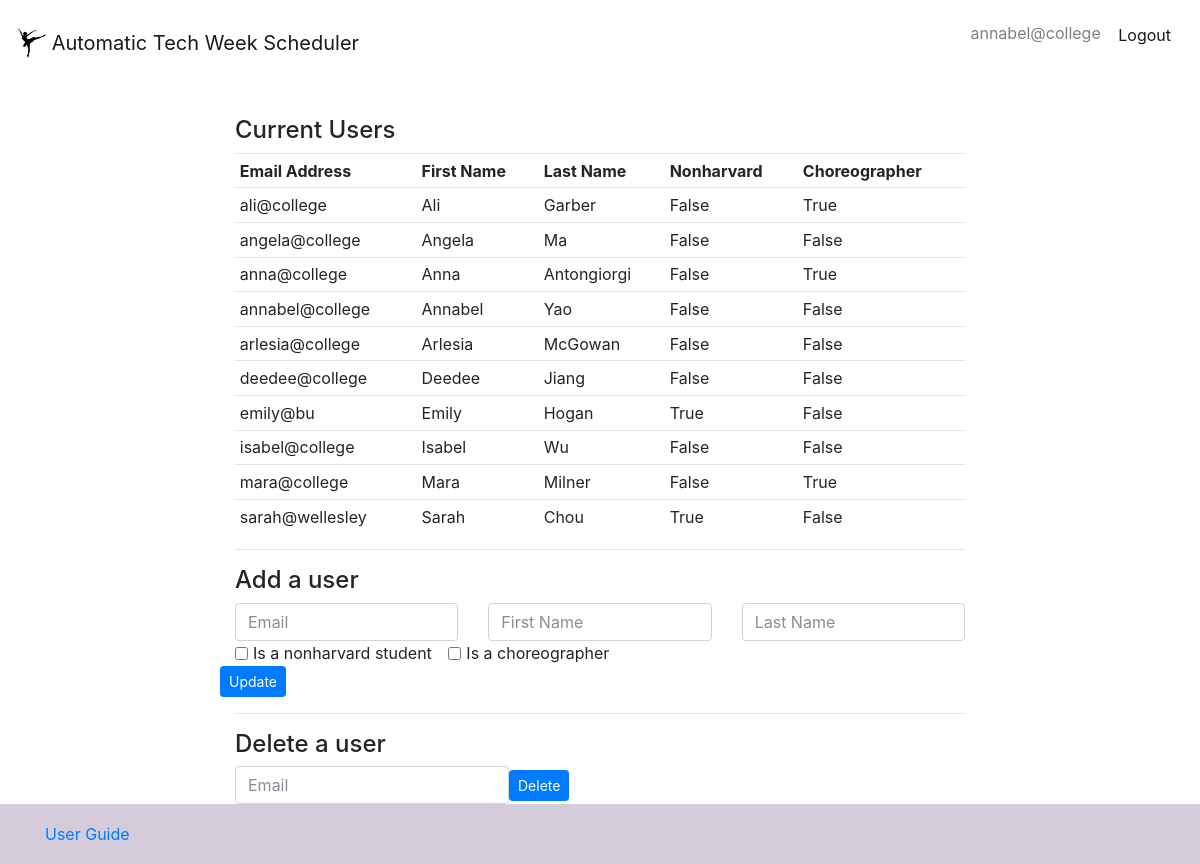
Screenshot of /add_users (signed in) with the database file from the repository.
### user_manager.py (models this page shows)
class _Dancer(_Base):
  __tablename__ = 'dancers'
  id = Column(Integer, primary_key=True)
  username = Column(String)
  firstname = Column(String)
  lastname = Column(String)
  availability = Column(String)
  password = Column(String)
  nonharvard = Column(Boolean)
  choreographer = Column(Boolean)
  dancers = Column(String)

### views.py (the view)
@app.route("/add_users", methods=['GET', 'POST'])
@login_required
def add_users():
  user_id = fk.request.cookies.get('user_id')
  if fk.request.method == 'POST':
    print (fk.request.form)
    if "update" in fk.request.form:
      print ('update in')
      user_data = {}
      user_data["firstname"] = fk.request.form["firstname"]
      user_data["lastname"]  = fk.request.form["lastname"]
      user_data["email"]  = fk.request.form["email"]
      if 'nonharvard' in fk.request.form:
        user_data['nonharvard'] = True
      else:
        user_data['nonharvard'] = False
      if 'choreographer' in fk.request.form:
        user_data['choreographer'] = True
      else:
        user_data['choreographer'] = False
      um.add_user(user_data)
      db_list = um.get_user_data_list()
      return fk.render_template('add_user.html', data_list = db_list, user_name=user_id)
  elif fk.request.method == 'GET':
    print ('fk get')
    db_list = um.get_user_data_list()
    return fk.render_template('add_user.html', data_list = db_list, user_name=user_id)

### user_manager.py (called while the page is built)
def is_valid_user(username):
  s = _session()
  try:
    user = s.query(_Dancer).filter_by(username=username).one()
  except:
    return False
  else:
    return True

def get_user_data_list():
  class Dummy:
    def __init__(self, username, firstname, lastname, nonharvard, choreographer, dancers, availability):
      self.username = username
      self.firstname = firstname
      self.lastname = lastname
      self.nonharvard = nonharvard
      self.choreographer = choreographer
      self.dancers = dancers
      self.availability = availability
  s = _session()
  q = s.query(_Dancer)
  db_list = []
  for u in q:
    if u.username != 'harvardballetcompany@gmail.com':
      db_list.append(Dummy(u.username, u.firstname, u.lastname, u.nonharvard, u.choreographer, u.dancers, u.availability))
  return sorted(db_list, key = lambda x: x.firstname)

### views.py (called while the page is built)
def login_required(f):
  @wraps(f)
  def wrapper(*args, **kwargs):
    name = fk.request.cookies.get('user_id')
    if not um.is_valid_user(name):
      return "You need to login first", 401
    else:
      return f(*args, **kwargs)
  return wrapper

### templates/add_user.html (shortened to what this page needs)
{% extends "base.html" %}
{% block content %}
    <h4>Current Users</h4>
    <div>
    <table class="table table-sm">
    <tr>
      <th scope="col"><fn>Email Address</fn></th>
      <th scope="col"><fn>First Name</fn></th>
      <th scope="col"><fn>Last Name</fn></th>
      <th scope="col"><fn> Nonharvard</fn></th>
      <th scope="col"><fn> Choreographer </fn></th>
     </tr>
      {% for d in data_list %}
        <tr>
          <td><fn>{{d.username}} </fn></td>
          <td><fn>{{d.firstname}} </fn></td>
          <td><fn>{{d.lastname}} </fn></td>
          <td><fn>{{d.nonharvard}} </fn></td>
          <td><fn>{{d.choreographer}} </fn></td>
        </tr>
      {% endfor %}
    </table>
  </div>
  <hr>
  <form action="/add_users", method="post">
    <h4> Add a user </h4>
    <div class="row">
      <div class="col">
        <input type="text" class="form-control" name="email" value="" placeholder="Email">
      </div>
      <div class="col">
        <input type="text" class="form-control" name="firstname" value="" placeholder="First Name">
      </div>
      <div class="col">
        <input type="text" class="form-control" name="lastname" value="" placeholder="Last Name">
      </div>
    </div>
    <div class="form-check form-check-inline">
      <input class="form-check-input" name = "nonharvard" type="checkbox" id="inlineCheckbox1" value="">
      <label class="form-check-label" for="inlineCheckbox1">Is a nonharvard student</label>
    </div>
    <div class="form-check form-check-inline">
      <input class="form-check-input" name = "choreographer" type="checkbox" id="inlineCheckbox2" value="">
      <label class="form-check-label" for="inlineCheckbox2">Is a choreographer</label>
    </div>
    <div class = "row">
      <input class="btn btn-primary btn-sm" type="submit" name="update" value="Update">
    </div>
  </form>
  <hr>
  <h4> Delete a user </h4>
  <form action="/delete_user", method="post" class="form-inline">
    <input type="text" class = "form-control" name="username" value="" placeholder="Email">
    <input class="btn btn-primary btn-sm" type="submit" value="Delete">
  </form>
{% endblock %}

### templates/base.html (shortened to what this page needs)
<!DOCTYPE html>
<html lang="en">
  <head>
    {% block head %}
    <link href="/static/css/bootstrap.min.css" rel="stylesheet">
    <link href="../static/custom_style.css" rel="stylesheet">
    {% endblock %}
  </head>
  <body>
    <nav class="navbar navbar-light bg-faded navbar-custom">
      <a class="navbar-brand" href="/index">
        <img src="../static/images/ballet.jpg" width="30" height="30" class="d-inline-block align-top" alt="">
        Automatic Tech Week Scheduler
      </a>
      <div class = "nav navbar-nav navbar-right">
        <p class="navbar-text">{{user_name}}
        <a href="/logout" class="btn btn-default navbar-btn"" role="button">Logout</a>
        </p>
      </div>
    </nav>
    <div class="container">
        <div class="row">
          <div class="col-sm-8 col-center">
            {% block content %}{% endblock %}
          </div>
        </div>
    </div>
    <footer class="footer">
      <div class="container">
        <span class="text-muted">
          <a href="/userguide">User Guide</a>
        </span>
      </div>
    </footer>
  </body>
</html>

### static/custom_style.css (style rules this page uses)
html { position: relative; min-height: 100%; }
body { margin-bottom: 60px; }
.col-center { float: none; margin-right: auto; margin-left: auto; }
.footer { position: absolute; bottom: 0; width: 100%; height: 60px; line-height: 60px; background-color: rgb(212, 203, 219); }
.navbar-custom { margin-bottom: 30px; }

### rows the page displays
_Dancer: username "annabel@college", firstname "Annabel", lastname "Yao", nonharvard "False", choreographer "False"
_Dancer: username "ali@college", firstname "Ali", lastname "Garber", nonharvard "False", choreographer "True"
_Dancer: username "angela@college", firstname "Angela", lastname "Ma", nonharvard "False", choreographer "False"
_Dancer: username "anna@college", firstname "Anna", lastname "Antongiorgi", nonharvard "False", choreographer "True"
_Dancer: username "arlesia@college", firstname "Arlesia", lastname "McGowan", nonharvard "False", choreographer "False"
_Dancer: username "deedee@college", firstname "Deedee", lastname "Jiang", nonharvard "False", choreographer "False"
_Dancer: username "emily@bu", firstname "Emily", lastname "Hogan", nonharvard "True", choreographer "False"
_Dancer: username "isabel@college", firstname "Isabel", lastname "Wu", nonharvard "False", choreographer "False"
_Dancer: username "mara@college", firstname "Mara", lastname "Milner", nonharvard "False", choreographer "True"
_Dancer: username "sarah@wellesley", firstname "Sarah", lastname "Chou", nonharvard "True", choreographer "False"
